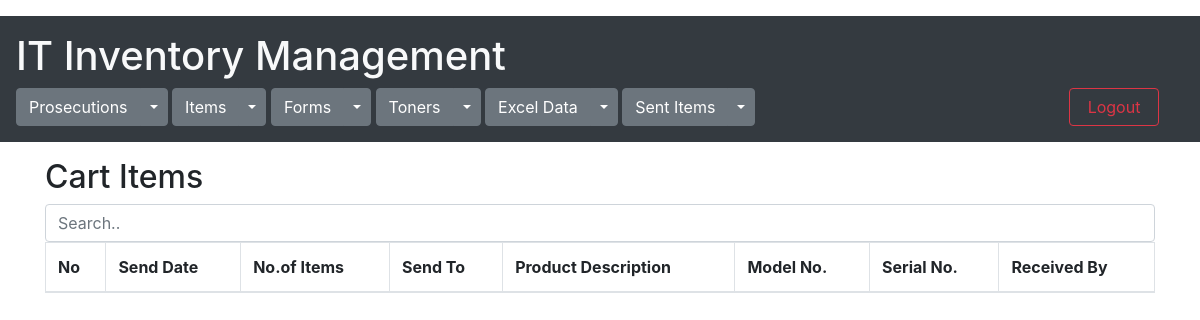
/sent_items/view_cart_items/ (signed in), run on an earlier commit of the app's database.
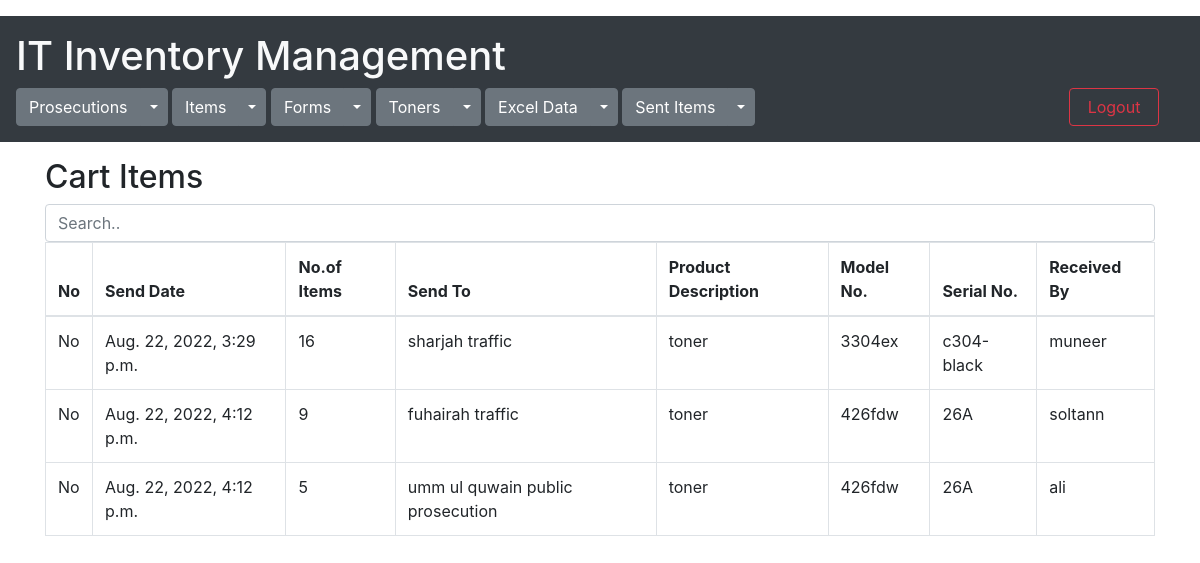
And on a later commit of the database.
### sent_items/models.py (models this page shows)
class CartItem(models.Model):
    product = models.ForeignKey(TonerDetails, on_delete=models.SET_NULL, blank=True, null=True)
    cart = models.ForeignKey(Cart, on_delete=models.SET_NULL, blank=True, null=True)
    date_added = models.DateTimeField(auto_now_add=True)
    quantity = models.IntegerField(default=0)

### toners/models.py (models this page shows)
class TonerDetails(models.Model):
    STATUS = [
        ('In-Stock', 'In-Stock'),
        ('Out-of-Stock', 'Out-of-Stock'),
    ]
    toner_model = models.ForeignKey(Toners,on_delete=models.CASCADE)
    status = models.CharField(max_length=30,default='In-Stock',choices=STATUS)
    issued_to = models.ForeignKey(Prosecutions, on_delete=models.CASCADE)
    employee_name = models.CharField(max_length=30,null=True)
    employee_designation = models.CharField(max_length=30,null=True)
    created=models.DateTimeField(default=datetime.now())

class Toners(models.Model):
    toner_model = models.CharField(max_length=10,null=True)
    toner_printer = models.ForeignKey(Items,on_delete=models.CASCADE)
    total_qty = models.PositiveIntegerField(default=0,null=True)
    remaining_qty = models.PositiveIntegerField(default=0,null=True)
    created=models.DateTimeField(default=datetime.now())
    objects = models.Manager()

### prosecutions/models.py (models this page shows)
class Prosecutions(models.Model):
    name = models.CharField(max_length=255)
    location = models.CharField(max_length=30,default="none")
    created = models.DateTimeField(default=datetime.now())

### items/models.py (models this page shows)
class Items(models.Model):
    model_no= models.CharField(max_length=30,null= True)
    description=models.CharField(max_length=50,null= True )
    total_qty=models.PositiveIntegerField(default=0,null=True)
    created = models.DateTimeField(default=datetime.now())

### sent_items/views.py (the view)
# urls.py: path('view_cart_items/', views.view_cart_items, name='view_cart_items'),
def view_cart_items(request):
    if request.user.is_authenticated:
        customer= request.user.customer
        cart, created = Cart.objects.get_or_create(customer= customer,complete=False)
        items= cart.cartitem_set.all()
    else:
        items=[]
    context= {'items': items}
    return render(request, 'view_cart_items.html', context)

### sent_items/templates/view_cart_items.html (shortened to what this page needs)
{% extends 'mainpage.html' %}
{% load static %}
{% block content %}
<div class="container">
    <h2>Cart Items</h2>
    <input class="form-control" id="myInput" type="text" placeholder="Search..">
    <div class="table-responsive">
        <table class="table table-bordered">
            <thead>
            <tr>
                <th class="w1">No</th>
                <th class="w2">Send Date</th>
                <th class="w3">No.of Items</th>
                <th class="w4">Send To</th>
                <th class="w5">Product Description</th>
                <th class="w6">Model No.</th>
                <th class="w7">Serial No.</th>
                <th>Received By</th>
            </tr>
            </thead>
            {% for item in items %}
            <tr>
                <td class="w1">No</td>
                <td class="w2">{{item.date_added}}</td>
                <td class="w3">{{item.quantity}}</td>
                <td class="w4">{{item.product.issued_to.name}}</td>
                <td class="w5">{{printdescription}} toner</td>
                <td class="w6">{{item.product.toner_model.toner_printer.model_no}}</td>
                <td class="w7">{{item.product.toner_model.toner_model}}</td>
                <td>{{item.product.employee_name}}</td>
            </tr>
            {% endfor %}
        </table>
    </div>
</div>
{% endblock %}

### templates/mainpage.html (shortened to what this page needs)
<!DOCTYPE html>
<html lang="en">
<head>
    <link rel="stylesheet" href="https://maxcdn.bootstrapcdn.com/bootstrap/4.5.2/css/bootstrap.min.css">
    {% load static %}<script src="{% static 'js/script.js' %}"></script>
    {% load static %}<script src="{% static 'js/script1.js' %}"></script>
    {% load static %}<link rel="stylesheet" href="{% static 'css/style.css' %}">
</head>
<div class="container-fluid p-3 my-3 bg-dark text-white">
    {% block navbar-content %}
    <h1><a href="{% url 'mainpage' %}" class="text-light">IT Inventory Management</a></h1>
    <div class="btn-group">
        <button type="button" class="btn btn-secondary">Prosecutions</button>
        <button type="button" class="btn btn-secondary dropdown-toggle dropdown-toggle-split" data-toggle="dropdown">
        </button>
    </div>
    <div class="btn-group">
        <button type="button" class="btn btn-secondary">Items</button>
        <button type="button" class="btn btn-secondary dropdown-toggle dropdown-toggle-split" data-toggle="dropdown">
        </button>
     </div>
    <div class="btn-group">
        <button type="button" class="btn btn-secondary">Forms</button>
        <button type="button" class="btn btn-secondary dropdown-toggle dropdown-toggle-split" data-toggle="dropdown">
        </button>
    </div>
    <div class="btn-group">
        <button type="button" class="btn btn-secondary">Toners</button>
        <button type="button" class="btn btn-secondary dropdown-toggle dropdown-toggle-split" data-toggle="dropdown">
        </button>
    </div>
    <div class="btn-group">
        <button type="button" class="btn btn-secondary">Excel Data</button>
        <button type="button" class="btn btn-secondary dropdown-toggle dropdown-toggle-split" data-toggle="dropdown">
        </button>
    </div>
        <div class="btn-group">
        <button type="button" class="btn btn-secondary">Sent Items</button>
        <button type="button" class="btn btn-secondary dropdown-toggle dropdown-toggle-split" data-toggle="dropdown">
        </button>
    </div>
    <a href="{% url 'logout' %}" class=" btn btn-outline-danger " id="btn-logout" >Logout</a>
    {% endblock %}
</div>
<div>
{% block content %}
{% endblock %}
</div>
</html>

### static/css/style.css (style rules this page uses)
#btn-logout { width: 90px; float: right; margin-right: 25px; }

What changed in the data, as far as the page shows it:
added CartItem: date_added "Aug. 22, 2022, 3:29 p.m.", quantity "16", product.issued_to.name "sharjah traffic", product.toner_model.toner_printer.model_no "3304ex", product.toner_model.toner_model "c304-black", product.employee_name "muneer"
added CartItem: date_added "Aug. 22, 2022, 4:12 p.m.", quantity "9", product.issued_to.name "fuhairah traffic", product.toner_model.toner_printer.model_no "426fdw", product.toner_model.toner_model "26A", product.employee_name "soltann"
added CartItem: date_added "Aug. 22, 2022, 4:12 p.m.", quantity "5", product.issued_to.name "umm ul quwain public prosecution", product.toner_model.toner_printer.model_no "426fdw", product.toner_model.toner_model "26A", product.employee_name "ali"
